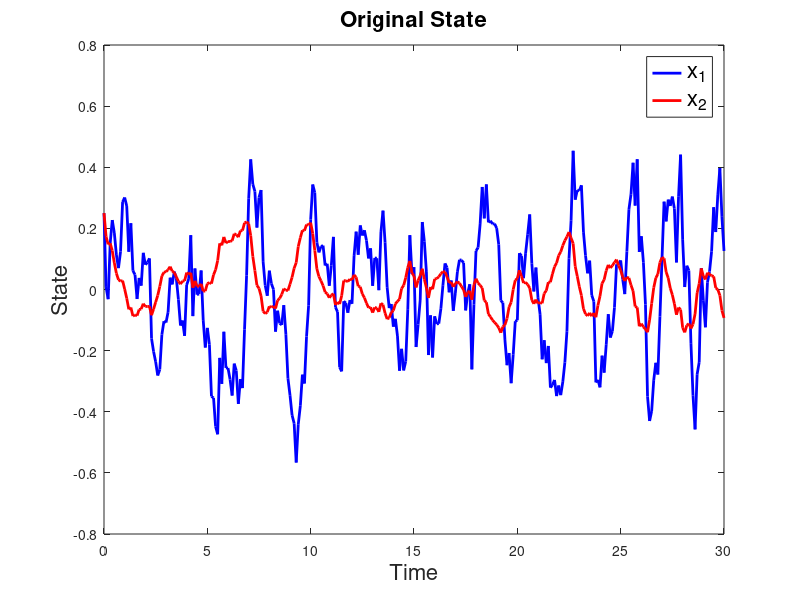

The MATLAB script that drew this image: (Note: this script raises an error after producing the figure.)
% Algorithm as described in "Compressive DMDc" to compute compressed DMDc &
% compressed sensing DMDc
% Copyright 2017, All Rights Reserved
% Code by Zhe Bai
% For Paper, "Dynamic mode decomposition for compressive system identification"
% by Z. Bai, E. Kaiser, J. L. Proctor, J. N. Kutz and S. L. Brunton.
% https://arc.aiaa.org/doi/pdf/10.2514/1.J057870

% Example: stochastically forced linear system 

% Actuation matrix B:
% 1. in the span of P (projection matrix);
% 2. random generated;
% 3. not in the subspace of P.

% Measurement matrix C: 
% 1. uniform distribution; 
% 2. gaussian distribution;
% 3. single pixel measurement.

% Four cases tested:
% 1. X known, B known;
% 2. X known, B unknown;
% 3. X unknown, B known;
% 4. X unknown, B unknown.

%%%%***************************************************************

clear all, close all, clc
addpath('./utils');
figpath = './figures/';
outpath = './output/';

%% generate data
n = 1024;               % dimension of states
p = 128;                % dimension of compressed measurements
dt = 0.1;               % time step
tspan = [0:dt:30];      % time span
nt = numel(tspan);      % number of time steps
rng(1);                 % fix random generator


% ------- A and B matrix -----------
Atilde = [0.9  0.2; -0.1  0.9]; % dynamics
Btilde = [0.1; 0.01];   % actuation matrix
% ----------------------------------


for B_choice = 1     % 1-sub, 2-randn or 3-nonsub
    
    for CType = 1    % 1-unifrom, 2-gaussian 3-single pixel
    % get two-dimensional system
    xtilde = [0.25; 0.25];   % initial condition since i have 2 states
    Upsilon = zeros(1, nt);  % input vector
    for tk = 1:nt
        Upsilon(tk) = randn;                                                % generate random gaussian stoachstic input vector
        xtilde(:, tk+1) = Atilde*xtilde(:,tk) + Btilde*(Upsilon(tk));       % update state tilde, Derivative of my systems
    end

    % PLot the original state in tspan
    figure;
    plot(tspan, xtilde(1,1:end-1), 'b', 'LineWidth', 2); hold on
    plot(tspan, xtilde(2,1:end-1), 'r', 'LineWidth', 2); hold on
    xlabel('Time', 'FontSize', 16); ylabel('State', 'FontSize', 16);
    legend('x_1', 'x_2', 'FontSize', 16);
    title('Original State', 'FontSize', 16);
    
    % The originaol state is at 2 dim, but to show the efficiency, the states are brought up to 1024 dim, so with 1024 states
    % projection matrix
    p1 = zeros(n, 1); p1(3) = 1; p1(29) = 1; p1 = p1/norm(p1);
    p2 = zeros(n, 1); p2(11) = 1.5; p2(47) = 1; p2 = p2/norm(p2);
    P = idct2([p1 p2]); % orthogonal columns of P
    
    % true A -> or inflated P :
    % Original A -> 2*2 , new A -> 1024*1024
    A = P*Atilde*(pinv(P));
    
    % generate B matrix: three cases
    % Original B -> 2*1 , new B -> 1024*1
    if B_choice == 1
        B = P*Btilde; % 1. span of P
        B_name = '_sub';
    end
    if B_choice == 2
        B = randn(n,1); B = B/norm(B); % 2. random
        B_name = '_randn';
    end
    
    p3 = zeros(n,1); p3(19) = 1;
    if B_choice == 3
        B = idct2(p3); B = B/norm(B); % 4. not span of P
        B_name = '_nonsub';
    end
    
    %% project to get high-dimensional system
    X = P*xtilde(:,1); % initialize X
    for tk = 1:nt
        X(:,tk+1) = A*X(:,tk) + B*Upsilon(tk);
    end
    % X is the high dimensional state in 1024 dimensional states over the tspan
    % so [1024 * 302 ] 
    
    % ---------------------------------------------
    %% real dynamics
    % eigenvalue decomposition 
    % T: eigenvectors
    % DA: eigenvalues
    [T,DA] = eig(A);
    % But i am only interested in the first two eigenvalues, since my original system is 2 dimensional
    T = T(:, 1:2);
    DA = DA(1:2, 1:2);
    disp('AS you can see the eigenvalues are very close to the original A')
    DA
    eig(Atilde)

    % ---------------------------
    
    %% DMDc
    if B_choice == 1  % B is in the span of P
        r = 2;
    else
        r = 3;        % B is not in the span of P
    end
    rtilde = r + 1;

    % X1 and X2 projected to the span of P
    % 2 different snapshots of the system evolved over the tspan
    X1 = X(:, 1:end-1);
    X2 = X(:, 2:end);
    
    % B known
    [D01, Phi01] = func_DMDc(X1, X2, Upsilon, r, rtilde, B);
    
    % B unknown
    [D02, Phi02, Bhat02] = func_DMDc(X1, X2, Upsilon, r, rtilde);
    
    %% cDMDc 
    % though in our augmented system we have 1024 states, but we are only interested in the first two states
    % usually we do not have 1024 sensor, and sometimes they vary in different ways. So by using a compressed observable state
    % we can get the compressed measurements to obtained a new measurements

    % C is the compressed observable state
    
    % unifrom distribution
    if CType == 1
        C = randn(p,n);
        % gaussian distribution
    elseif CType == 2 
        C = rand(p,n);
        %   single pixel measurement
    elseif CType == 3
        C = zeros(p,n);
        ind = randperm(n);
        for jj = 1:p
            C(jj, ind(jj)) = 1;
        end
    end
    
    %% compressed measurements
    % X is the compressed observable state  [ 1024*302]
    % Y is the compressed measurements state [ 128*302]
    Y = C*X; % compress X to get Y
    Y1 = Y(:, 1:end-1);
    Y2 = Y(:, 2:end); % shift matrix
    
    % Resuming: 
    % X1 and X2 are 2 snapshots of the system evolved over the tspan with 1024 states
    % Y1 and Y2 are 2 snapshots of the system evolved over the tspan with 128 states

    % GOal: obtain a compressed DMDc model

    %% test four cases
    % 1. X known, B known
    [D11, Phi11] = func_cDMDc(Y1, Y2, C, Upsilon, r, rtilde, X1, X2, B, '1');
    
    % 2. X known, B unknown
    [D12, Phi12, Bhat12] = func_cDMDc(Y1, Y2, C, Upsilon, r, rtilde, X1, X2, [], '2');
    
    % 3. X unknown, B known
    [D21, Phi21] = func_cDMDc(Y1, Y2, C, Upsilon, r, rtilde, X1, X2, B, '3');
    
    % 4. X unknown, B unknown
    [D22, Phi22, Bhat22] = func_cDMDc(Y1, Y2, C, Upsilon, r, rtilde, [], [], [], '4');
    

    % what are D and Phi ? 
    % D is the eigenvalues of the system
    % Phi is the eigenvectors of the system

    % usine spectral analysis, compute matric A from D11 and Phi11
    % you cannot since Phi11 has to be square. 

    % Compute a time history from eigenvalues and eigenvectors
    % Phi11 is the eigenvectors of the system
    % D11 is the eigenvalues of the system
    % X1 is the initial condition of the system
    % Upsilon is the input of the system
    % B is the input matrix of the system

    %% normalize modes
    T = normalize(T);
    Phi01 = normalize(Phi01); Phi02 = normalize(Phi02);
    Phi11 = normalize(Phi11); Phi12 = normalize(Phi12);
    Phi21 = normalize(Phi21); Phi22 = normalize(Phi22);
    [~, Phi01] = tune_sign(T, Phi01, 1); [~, Phi02] = tune_sign(T, Phi02, 1);
    [~, Phi11] = tune_sign(T, Phi11, 1); [~, Phi12] = tune_sign(T, Phi12, 1);
    [~, Phi21] = tune_sign(T, Phi21, 1); [~, Phi22] = tune_sign(T, Phi22, 1);
    if r == 3
        [~, Phi11(:,3)] = tune_sign(Phi01(:,3), Phi11(:,3), 1); [~, Phi12(:,3)] = tune_sign(Phi02(:,3), Phi12(:,3), 1);
        [~, Phi21(:,3)] = tune_sign(Phi01(:,3), Phi21(:,3), 1); [~, Phi22(:,3)] = tune_sign(Phi02(:,3), Phi22(:,3), 1);
    end
    err_Phi_01 = norm(Phi01(:,1:2)-T,'fro')/norm(T,'fro'); err_Phi_02 = norm(Phi02(:,1:2)-T,'fro')/norm(T,'fro');
    err_Phi_11 = norm(Phi11(:,1:2)-T,'fro')/norm(T,'fro'); err_Phi_12 = norm(Phi12(:,1:2)-T,'fro')/norm(T,'fro');
    err_Phi_21 = norm(Phi21(:,1:2)-T,'fro')/norm(T,'fro'); err_Phi_22 = norm(Phi22(:,1:2)-T,'fro')/norm(T,'fro');
    %% plot DMD modes
    for ii = 1:2
        B_cond = num2str(ii);
        for k = 1:2
            figure
            if k == 2 && real(D01(1,1)) == real(D01(2,2))
                plot(imag(T(:,k-1)),'color',[0.5 0.5 0.5], 'linewidth',8);
                hold on
                plot(imag(eval(strcat('Phi0', B_cond,'(:,k-1)'))), 'k-', 'linewidth',4);
                plot(imag(eval(strcat('Phi1', B_cond,'(:,k-1)'))), 'b--', 'linewidth',2);
                plot(1:8:n,imag(eval(strcat('Phi2', B_cond,'(1:8:n,k-1)'))), 'ro-', 'markersize', 4, 'linewidth', 1.2);
                set(gca,'Xtick',[0,256,512,768,1024])
            else
                if k < 3
                    plot(real(T(:,k)), 'color', [0.5 0.5 0.5], 'linewidth',8);
                    hold on,
                end
                plot(real(eval(strcat('Phi0', B_cond,'(:,k)'))),'k-','linewidth',4);
                hold on
                plot(real(eval(strcat('Phi1', B_cond,'(:,k)'))), 'b--','linewidth',2);
                plot(1:8:n,real(eval(strcat('Phi2',B_cond,'(1:8:n,k)'))), 'ro-', 'markersize',4,'linewidth',1.2);
                set(gca,'Xtick',[0,256,512,768,1024])
            end
            xlim([0,n])
            ylim([-.1,.1])
            h = legend('True', 'DMDc', 'C-DMDc', 'CS-DMDc');
            set(h, 'fontsize', 13, 'location', 'southeast', 'box','on')
            set(gca,'fontsize',15)
            set(gcf,'position',[0, 0,600,150])
            set(gcf,'PaperPositionMode','auto')
            print('-depsc2', '-loose', [figpath, 'phi_',num2str(k), 'B', B_name, '_C', num2str(CType)]);
        end
    end
    
    %% plot B
    if strcmp(B_cond,'2')
        B0 = normalize(B);
        B02 = normalize(Bhat02); [~, Bhat02] = tune_sign(B, Bhat02, 1);
        B12 = normalize(Bhat12); [~, Bbar12] = tune_sign(B, Bhat12, 1);
        B22 = normalize(Bhat22); [~, Bbar22] = tune_sign(B, Bhat22, 1);
        err_Bbar = norm(B-Bhat02);
        err_BY_C = norm(B-Bhat12);
        err_BY_CS = norm(B-Bhat22);
        figure;
        plot(B0,'color',[0.5 0.5 0.5], 'linewidth',8), hold on
        plot(B02,'k-','linewidth',4)
        plot(B12,'b--','linewidth',2);
        plot((1:8:n),B22(1:8:n),'ro-', 'markersize',4,'linewidth',1.2)
        xlim([0,n])
        ylim([-.1,.1])
        h = legend('True', 'DMDc', 'C-DMDc', 'CS-DMDc');
        set(h, 'fontsize', 13, 'location', 'southeast', 'box','on')
        set(gca,'fontsize',15)
        set(gcf,'position',[0, 0,600,150])
        set(gcf,'PaperPositionMode','auto')
        print('-depsc2', '-loose', [figpath, 'B', B_name, '_C', num2str(CType)]);
    end
    
    %% error report
    fileID = fopen([outpath,'error_B', B_name, '_C', num2str(CType), '.txt'], 'w');
    fprintf(fileID,'%s\n','Normalized error of Modes(%):');
    fprintf(fileID,'%20s = %.3d\n','DMDc (B known)', 100*err_Phi_01, 'DMDc (B unknown)', 100*err_Phi_02, ...
        'cDMDc (B known)', 100*err_Phi_11, 'cDMDc (B unknown)', 100*err_Phi_12, ...
        'csDMDc (B known)', 100*err_Phi_21, 'csDMDc (B unknown)', 100*err_Phi_22);
    fprintf(fileID,'%s\n','Normalized error of B(%):');
    fprintf(fileID,'%15s = %.3d\n','DMDc (B unknown)', err_Bbar, ...)
        'cDMDc', err_BY_C, ...
        'csDMDc', err_BY_CS);
    fclose(fileID);
    end
    
end
